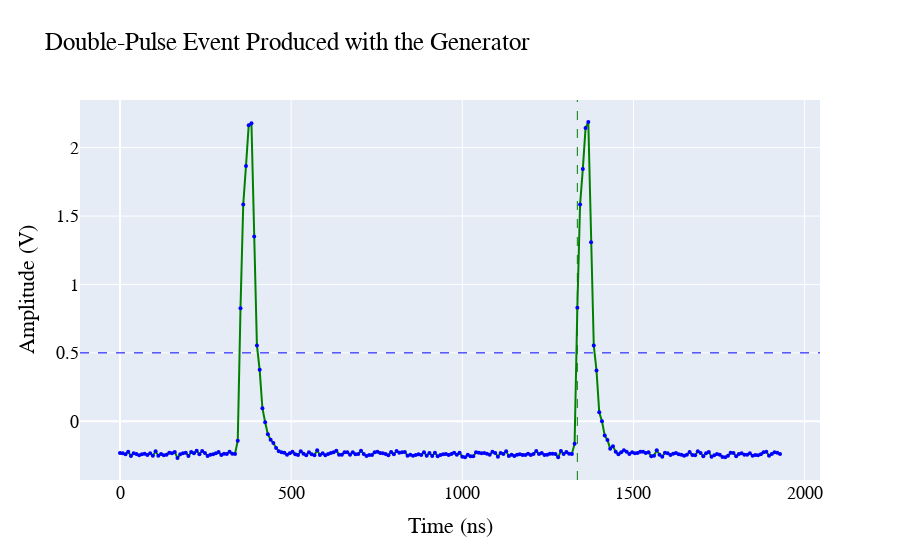

The code cell stored with this chart in its notebook:
### Markdown cell above
## Here we replot the same data using Plotly

### Code cell
import plotly
from plotly.offline import iplot, init_notebook_mode
init_notebook_mode(connected = True)
import plotly.graph_objs as go
fig = go.Figure()
fig.add_trace(go.Scatter(x=x, y=y,mode='lines+markers',
    line=dict(color="green",  width=2),
    marker=dict(color="blue", size=4)))
fig.update_layout(
    title="Double-Pulse Event Produced with the Generator",
    xaxis_title="Time (ns)",
    yaxis_title="Amplitude (V)",
    font=dict(
        family="Courier New, monospace",
        size=18,
        color="Black"))
fig.add_vline(x=(DT_BETWEEN_PULSES+40)*8, line_width=1, line_dash="dash", line_color="green")
fig.add_hline(y=TRESHOLD_VOLT, line_width=1, line_dash="dash", line_color="blue")

fig.show()

### Figure 1 — Plotly figure (JSON) as saved in the notebook; plotly's stock layout.template omitted (floating-point values rounded to 4 significant figures; data arrays with more than 128 entries replaced by an {"elided": "..."} marker saying what was removed)
{"data": [{"line": {"color": "green", "width": 2}, "marker": {"color": "blue", "size": 4}, "mode": "lines+markers", "type": "scatter", "x": {"elided": "242 int values"}, "y": {"elided": "242 float values"}}], "layout": {"font": {"color": "Black", "family": "Courier New, monospace", "size": 18}, "shapes": [{"line": {"color": "green", "dash": "dash", "width": 1}, "type": "line", "x0": 1336, "x1": 1336, "xref": "x", "y0": 0, "y1": 1, "yref": "y domain"}, {"line": {"color": "blue", "dash": "dash", "width": 1}, "type": "line", "x0": 0, "x1": 1, "xref": "x domain", "y0": 0.5, "y1": 0.5, "yref": "y"}], "title": {"text": "Double-Pulse Event Produced with the Generator"}, "xaxis": {"title": {"text": "Time (ns)"}}, "yaxis": {"title": {"text": "Amplitude (V)"}}}}
